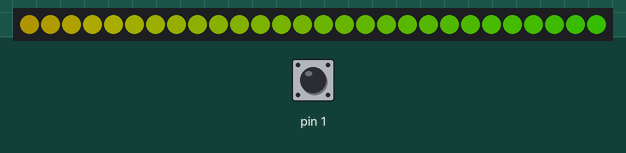
This sketch was run on a simulated Arduino Uno, built with avr-gcc and run on an emulated ATmega328P. Parts: 28 RGB LEDs in strip order, left to right. The inputs (shaded band) are chosen by the test bench; at power-on: pin 1 HIGH. Dim RGB values are drawn brighter than linear.

Above: at 1.2 s.
1.3 s: pin 1 pulled LOW for 0.15 s
At 1.8 s:
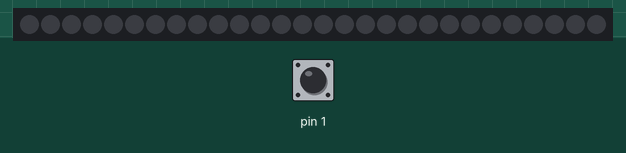
3.0 s: pin 1 pulled LOW for 1 s
At 4.16 s:
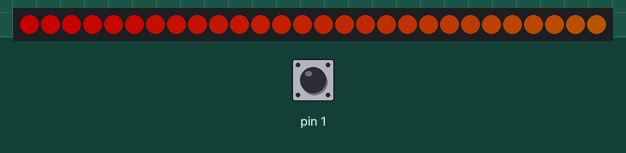
4.6 s: pin 1 pulled LOW for 0.15 s
At 4.72 s:
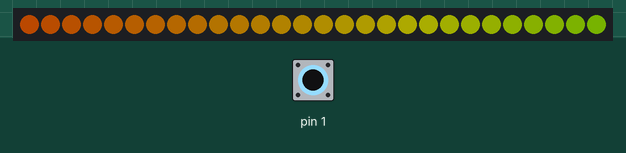
6.3 s: pin 1 pulled LOW for 0.15 s
At 6.67 s:
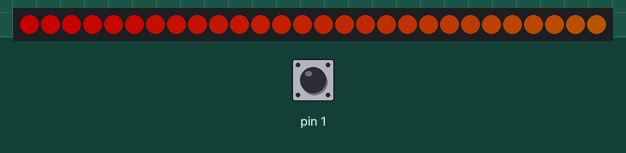
7.0 s: pin 1 pulsed LOW 5 times (0.12 s each, 0.3 s apart)
At 7.1 s:
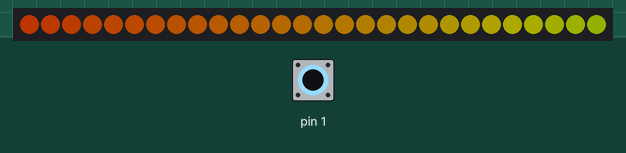
10.0 s: pin 1 pulled LOW for 3.2 s
At 14.98 s:
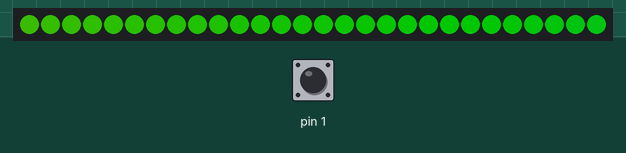
Timing chart, 0 to 16.5 s (numbered marks = the images above; inputs shaded):
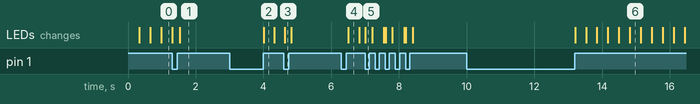

The sketch:

Bow_Tie_Tester_Cap_Sense.ino
```cpp
#include <Adafruit_NeoPixel.h>
#include <CapacitiveSensor.h>

#ifdef __AVR__
  #include <avr/power.h>
#endif

#define PIN 4
CapacitiveSensor   cs_4_3 = CapacitiveSensor(3,1);


// Parameter 1 = number of pixels in strip
// Parameter 2 = Arduino pin number (most are valid)
// Parameter 3 = pixel type flags, add together as needed:
//   NEO_KHZ800  800 KHz bitstream (most NeoPixel products w/WS2812 LEDs)
//   NEO_KHZ400  400 KHz (classic 'v1' (not v2) FLORA pixels, WS2811 drivers)
//   NEO_GRB     Pixels are wired for GRB bitstream (most NeoPixel products)
//   NEO_RGB     Pixels are wired for RGB bitstream (v1 FLORA pixels, not v2)
Adafruit_NeoPixel strip = Adafruit_NeoPixel(28, PIN, NEO_GRB + NEO_KHZ800);

// IMPORTANT: To reduce NeoPixel burnout risk, add 1000 uF capacitor across
// pixel power leads, add 300 - 500 Ohm resistor on first pixel's data input
// and minimize distance between Arduino and first pixel.  Avoid connecting
// on a live circuit...if you must, connect GND first.


void setup() {

  strip.begin();
  strip.show(); // Initialize all pixels to 'off'
  strip.setBrightness(100); // This is where you can adjust the brightness.
  strip.show();
}

void loop() {
  // Some example procedures showing how to display to the pixels:
  int i;

    rainbow(20);
  long total1 =  cs_4_3.capacitiveSensor(30);
  while(total1/50 <10){
    for(i=0; i<28; i++){
      strip.setPixelColor(i, 0,0,0);
    }
    strip.show();
    total1 =  cs_4_3.capacitiveSensor(30);
    if(total1/50 > 20){
      delay(200);
      break;
    }
  }


}

// Function for the rainbow effect.
void rainbow(uint8_t wait) {
  long total1 =  cs_4_3.capacitiveSensor(30);
  uint16_t i, j;
  int sleep = 0;

  while(total1/50 < 20){
    for(j=0; j<256; j++) {
      for(i=0; i<strip.numPixels(); i++) {
        strip.setPixelColor(i, Wheel((i+j) & 255));
      }
      strip.show();
      delay(wait);
      total1 =  cs_4_3.capacitiveSensor(30);
      if(total1/50 > 20){
        delay(200);
        sleep = 1;
        break;
    }
  }
}
}


// Slightly different, this makes the rainbow equally distributed throughout
void rainbowCycle(uint8_t wait) {
  uint16_t i, j;

  for(j=0; j<256*5; j++) { // 5 cycles of all colors on wheel
    for(i=0; i< strip.numPixels(); i++) {
      strip.setPixelColor(i, Wheel(((i * 256 / strip.numPixels()) + j) & 255));
    }
    strip.show();
    delay(wait);
  }
}

// Input a value 0 to 255 to get a color value.
// The colours are a transition r - g - b - back to r.
uint32_t Wheel(byte WheelPos) {
  WheelPos = 255 - WheelPos;
  if(WheelPos < 85) {
    return strip.Color(255 - WheelPos * 3, 0, WheelPos * 3);
  }
  if(WheelPos < 170) {
    WheelPos -= 85;
    return strip.Color(0, WheelPos * 3, 255 - WheelPos * 3);
  }
  WheelPos -= 170;
  return strip.Color(WheelPos * 3, 255 - WheelPos * 3, 0);
}
```

Measured:
- after the input at 1.3 s, the LEDs: first differ from a run without the input after 0.23 s (image 1)
- after the input at 3.0 s, the LEDs: change after 1.0 s (image 2)
- after the input at 6.3 s, the LEDs: change after 0.21 s (image 4)
- after the input at 10.0 s, the LEDs: first change after 3.2 s (image 6 shows a later state)
